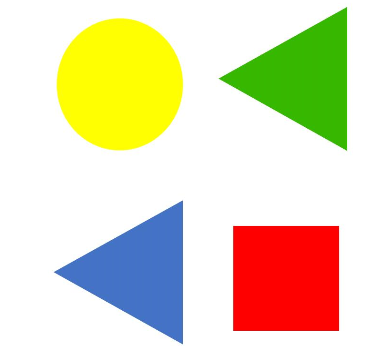
#> input picture PythonCode/Test/Image1.jpg, 371 x 359 px
$ python -i func.py   (imports and definitions only)
#> lines starting #> are read from the running program, lines starting #| are printed output that depends on the picture; after the words box and inside, x2 and y2 are one past the last pixel; in counts of white or black regions, pixels touching at a corner belong together
#> in cameraCalibration, imgR is the input picture: shape (359, 371, 3); mean B, G, R 187, 218.8, 227.7
import cv2
import numpy as np
import math

def tag_detection(img):
    # Convert from BGR to HSV color space
    hsv = cv2.cvtColor(img, cv2.COLOR_BGR2HSV)
#> hsv: shape (359, 371, 3); mean H, S, V 18.6, 75.6, 245.7
    # Get the saturation plane - all black/white/gray pixels are zero, and colored pixels are above zero.
    s = hsv[:, :, 1]
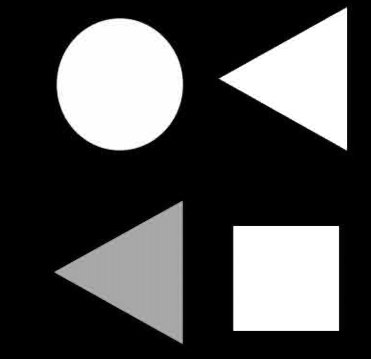
#> s: shape (359, 371); min 0, max 255, mean 75.6
    # detect yellow
    lower_range = np.array([25, 50, 70])
    upper_range = np.array([35, 255, 255])
    mask = cv2.inRange(hsv, lower_range, upper_range)
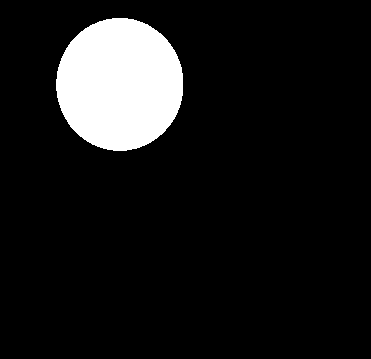
#> mask: shape (359, 371); 10% white; 1 white region
    # Apply threshold on s - use automatic threshold algorithm (use THRESH_OTSU).
    ret, thresh = cv2.threshold(mask, 0, 255, cv2.THRESH_BINARY+cv2.THRESH_OTSU)
#> ret = 0
    # Find contours in thresh (find the triangles).
    cnts = cv2.findContours(thresh, cv2.RETR_EXTERNAL, cv2.CHAIN_APPROX_SIMPLE)[-2]  # [-2] indexing takes return value before last (due to OpenCV compatibility issues).CHAIN_APPROX_NONE
#> cnts = 1 contour; box (x1, y1, x2, y2) and area: (56, 18, 183, 151) 13098
    font = cv2.FONT_HERSHEY_COMPLEX
     # Iterate triangle contours
    for c in cnts:
        approx = cv2.approxPolyDP(c, 0.04*cv2.arcLength(c, True), True)
    #     cv2.drawContours(img, [approx], 0, (0), 5)
        x = approx.ravel()[0]
        y = approx.ravel()[1]

        if (len(approx) == 4):  #  Ignore very small contours
            # Mark rectangle with green line
            cv2.drawContours(img, [approx], 0, (0, 255, 0), 1)
            # Get bounding rectangle
            (x, y, w, h) = cv2.boundingRect(approx)
            ar = w / float(h)
            if (not(ar >= 0.95 and ar <= 1.05)) and (ar>3):
                print("crop")
                # Crop the bounding rectangle out of img
                out = img[y:y+h, x:x+w, :].copy()
                return out
#> this loop made 1 pass


def cameraCalibration(imagePath, known_length=50.0):
    imgR = cv2.imread(imagePath)
    img = tag_detection(imgR)

#> (the run stopped early here; a loop or call above may not have finished)
